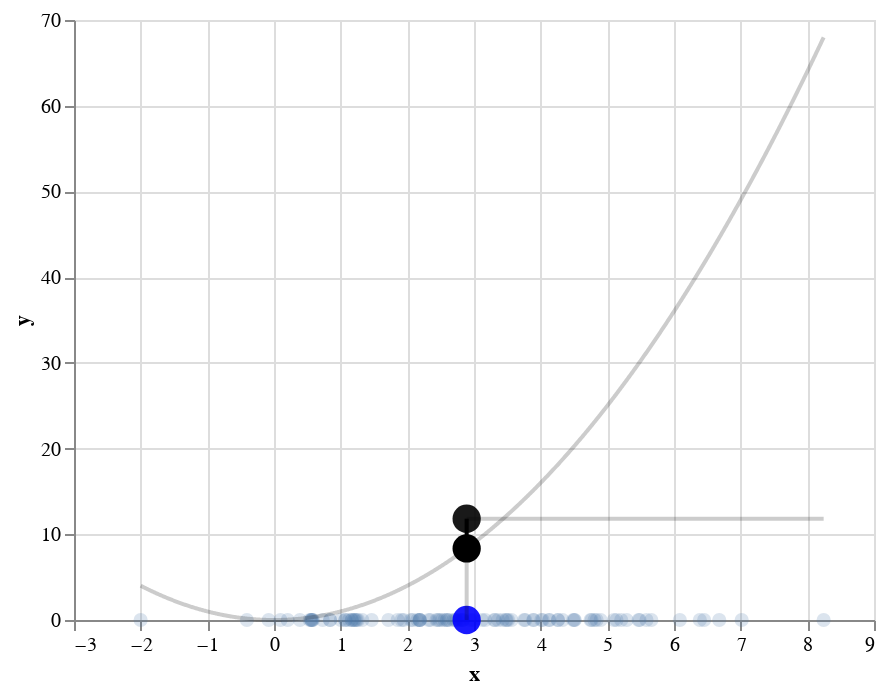

The notebook cell this image was saved under:
### Markdown cell above
### Visual intuition for the other definition of variance


I always think of the [variance](https://en.wikipedia.org/wiki/Variance) of some random variable $X$ as $X$'s expected deviation from its mean, $\mu$. That is, I think of the variance as: $Var(X) =\mathbb{E}[(X - \mu)^2]$. Because $\mu$ is the expected value or average of $X$ you can also express the variance as

$$Var(X)= \mathbb{E}[(X - \mathbb{E}[X])^2]$$

because $\mu = \mathbb{E}[X]$. 

On Wikipedia and in textbooks the variance is also sometimes defined as  

$$Var(X) =\mathbb{E}[X]^2 - \mathbb{E}[X^2]$$

which is the mean of the square of $X$, minus the mean of the square of $E[X]$. I never find this other definition intuitive. This is a visual demonstration of the second definition of variance. (If you are curious about the algebra, I also plow through the derivation at the end of the post).

### Code cell


### Figure 1 — Vega-Lite specification as saved in the notebook (floating-point values rounded to 4 significant figures; data arrays with more than 128 entries replaced by an {"elided": "..."} marker saying what was removed)
{"$schema": "https://vega.github.io/schema/vega-lite/v2.6.0.json", "config": {"view": {"height": 300, "width": 400}}, "layer": [{"data": {"values": [{"x": 2.591, "y": 0}, {"x": 2.835, "y": 0}, {"x": 1.207, "y": 0}, {"x": -0.4071, "y": 0}, {"x": 2.18, "y": 0}, {"x": 0.3888, "y": 0}, {"x": 0.5838, "y": 0}, {"x": -2.0, "y": 0}, {"x": 2.187, "y": 0}, {"x": 3.119, "y": 0}, {"x": 2.188, "y": 0}, {"x": 2.994, "y": 0}, {"x": 5.208, "y": 0}, {"x": 5.484, "y": 0}, {"x": 2.187, "y": 0}, {"x": 2.319, "y": 0}, {"x": 0.09704, "y": 0}, {"x": 2.151, "y": 0}, {"x": 6.087, "y": 0}, {"x": 0.5547, "y": 0}, {"x": 4.764, "y": 0}, {"x": 0.5632, "y": 0}, {"x": 0.5613, "y": 0}, {"x": 4.748, "y": 0}, {"x": 1.262, "y": 0}, {"x": 1.169, "y": 0}, {"x": 4.899, "y": 0}, {"x": 4.133, "y": 0}, {"x": 4.029, "y": 0}, {"x": 3.513, "y": 0}, {"x": 3.563, "y": 0}, {"x": 6.679, "y": 0}, {"x": 1.195, "y": 0}, {"x": 3.363, "y": 0}, {"x": 1.324, "y": 0}, {"x": 4.328, "y": 0}, {"x": 1.224, "y": 0}, {"x": 5.097, "y": 0}, {"x": 4.258, "y": 0}, {"x": 0.5357, "y": 0}, {"x": 1.002, "y": 0}, {"x": 8.245, "y": 0}, {"x": 6.452, "y": 0}, {"x": 3.478, "y": 0}, {"x": 3.169, "y": 0}, {"x": 3.43, "y": 0}, {"x": 1.124, "y": 0}, {"x": 4.01, "y": 0}, {"x": 1.165, "y": 0}, {"x": 3.768, "y": 0}, {"x": -0.08006, "y": 0}, {"x": 3.751, "y": 0}, {"x": 4.512, "y": 0}, {"x": 1.465, "y": 0}, {"x": 2.947, "y": 0}, {"x": 0.8416, "y": 0}, {"x": 2.56, "y": 0}, {"x": 2.738, "y": 0}, {"x": 0.2058, "y": 0}, {"x": 2.079, "y": 0}, {"x": 2.482, "y": 0}, {"x": 5.468, "y": 0}, {"x": 2.693, "y": 0}, {"x": 0.8404, "y": 0}, {"x": 4.839, "y": 0}, {"x": 1.241, "y": 0}, {"x": 3.889, "y": 0}, {"x": 1.854, "y": 0}, {"x": 5.66, "y": 0}, {"x": 1.716, "y": 0}, {"x": 4.808, "y": 0}, {"x": 2.827, "y": 0}, {"x": 5.587, "y": 0}, {"x": 1.914, "y": 0}, {"x": 5.137, "y": 0}, {"x": 2.791, "y": 0}, {"x": 3.492, "y": 0}, {"x": 4.504, "y": 0}, {"x": 4.488, "y": 0}, {"x": 1.07, "y": 0}, {"x": 3.895, "y": 0}, {"x": 4.124, "y": 0}, {"x": 2.345, "y": 0}, {"x": 6.388, "y": 0}, {"x": 1.945, "y": 0}, {"x": 7.015, "y": 0}, {"x": 2.517, "y": 0}, {"x": 2.437, "y": 0}, {"x": 3.315, "y": 0}, {"x": 4.261, "y": 0}, {"x": 1.07, "y": 0}, {"x": 2.598, "y": 0}, {"x": 0.5747, "y": 0}, {"x": 3.302, "y": 0}, {"x": 2.053, "y": 0}, {"x": 0.7299, "y": 0}, {"x": 2.457, "y": 0}, {"x": 2.627, "y": 0}, {"x": 5.29, "y": 0}, {"x": 2.717, "y": 0}]}, "encoding": {"x": {"field": "x", "type": "quantitative"}, "y": {"field": "y", "type": "quantitative"}}, "mark": {"filled": true, "opacity": 0.2, "size": 50, "type": "point"}}, {"data": {"values": {"elided": "1000 records"}}, "encoding": {"x": {"field": "x", "type": "quantitative"}, "y": {"field": "y", "type": "quantitative"}}, "mark": {"color": "black", "opacity": 0.2, "type": "line"}}, {"data": {"values": [{"x": 2.89, "y": 0}]}, "encoding": {"x": {"field": "x", "type": "quantitative"}, "y": {"field": "y", "type": "quantitative"}}, "mark": {"color": "blue", "filled": true, "opacity": 0.9, "size": 200, "type": "point"}}, {"data": {"values": [{"x": 2.89, "y": 11.81}]}, "encoding": {"x": {"field": "x", "type": "quantitative"}, "y": {"field": "y", "type": "quantitative"}}, "mark": {"color": "black", "filled": true, "opacity": 0.9, "size": 200, "type": "point"}}, {"data": {"values": [{"x": 2.89, "y": 11.81}, {"x": 8.245, "y": 11.81}]}, "encoding": {"x": {"field": "x", "type": "quantitative"}, "y": {"field": "y", "type": "quantitative"}}, "mark": {"color": "black", "opacity": 0.2, "type": "line"}}, {"data": {"values": [{"x": 2.89, "y": 11.81}, {"x": 2.89, "y": 0}]}, "encoding": {"x": {"field": "x", "type": "quantitative"}, "y": {"field": "y", "type": "quantitative"}}, "mark": {"color": "black", "opacity": 0.2, "type": "line"}}, {"data": {"values": [{"x": 2.89, "y": 11.81}, {"x": 2.89, "y": 8.351}]}, "encoding": {"x": {"field": "x", "type": "quantitative"}, "y": {"field": "y", "type": "quantitative"}}, "mark": {"color": "black", "opacity": 1, "thickness": 100, "type": "line"}}, {"data": {"values": [{"x": 2.89, "y": 8.351}]}, "encoding": {"x": {"field": "x", "type": "quantitative"}, "y": {"field": "y", "type": "quantitative"}}, "mark": {"color": "black", "filled": true, "opacity": 1, "size": 200, "type": "point"}}]}
